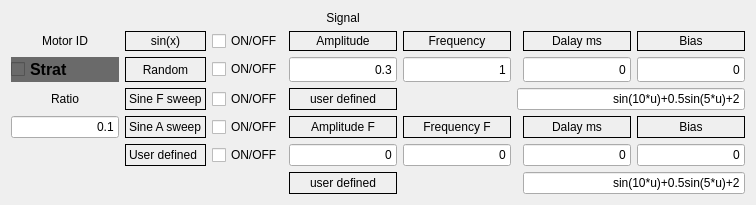
                <widget class="QWidget" name="tab_10">
                 <attribute name="title">
                  <string>Adaptive  Control</string>
                 </attribute>
                 <layout class="QGridLayout" name="gridLayout_9">
                  <item row="8" column="4">
                   <widget class="QLineEdit" name="lineEdit_AF">
                    <property name="sizePolicy">
                     <sizepolicy hsizetype="Expanding" vsizetype="Expanding">
                      <horstretch>0</horstretch>
                      <verstretch>0</verstretch>
                     </sizepolicy>
                    </property>
                    <property name="text">
                     <string>0</string>
                    </property>
                    <property name="alignment">
                     <set>Qt::AlignRight|Qt::AlignTrailing|Qt::AlignVCenter</set>
                    </property>
                   </widget>
                  </item>
                  <item row="6" column="4">
                   <widget class="QLabel" name="label_30">
                    <property name="sizePolicy">
                     <sizepolicy hsizetype="Preferred" vsizetype="Expanding">
                      <horstretch>0</horstretch>
                      <verstretch>0</verstretch>
                     </sizepolicy>
                    </property>
                    <property name="frameShape">
                     <enum>QFrame::Box</enum>
                    </property>
                    <property name="text">
                     <string>user defined</string>
                    </property>
                    <property name="alignment">
                     <set>Qt::AlignCenter</set>
                    </property>
                   </widget>
                  </item>
                  <item row="8" column="1">
                   <widget class="QLabel" name="label_user">
                    <property name="frameShape">
                     <enum>QFrame::Box</enum>
                    </property>
                    <property name="text">
                     <string>User defined</string>
                    </property>
                   </widget>
                  </item>
                  <item row="6" column="8" colspan="3">
                   <widget class="QLineEdit" name="lineEdit_user">
                    <property name="sizePolicy">
                     <sizepolicy hsizetype="Expanding" vsizetype="Expanding">
                      <horstretch>0</horstretch>
                      <verstretch>0</verstretch>
                     </sizepolicy>
                    </property>
                    <property name="text">
                     <string>sin(10*u)+0.5sin(5*u)+2</string>
                    </property>
                    <property name="alignment">
                     <set>Qt::AlignRight|Qt::AlignTrailing|Qt::AlignVCenter</set>
                    </property>
                   </widget>
                  </item>
                  <item row="8" column="3">
                   <widget class="QCheckBox" name="checkBox_user">
                    <property name="text">
                     <string>ON/OFF</string>
                    </property>
                   </widget>
                  </item>
                  <item row="9" column="9" colspan="2">
                   <widget class="QLineEdit" name="lineEdit_user_F">
                    <property name="sizePolicy">
                     <sizepolicy hsizetype="Expanding" vsizetype="Expanding">
                      <horstretch>0</horstretch>
                      <verstretch>0</verstretch>
                     </sizepolicy>
                    </property>
                    <property name="text">
                     <string>sin(10*u)+0.5sin(5*u)+2</string>
                    </property>
                    <property name="alignment">
                     <set>Qt::AlignRight|Qt::AlignTrailing|Qt::AlignVCenter</set>
                    </property>
                   </widget>
                  </item>
                  <item row="9" column="4">
                   <widget class="QLabel" name="label_35">
                    <property name="sizePolicy">
                     <sizepolicy hsizetype="Expanding" vsizetype="Expanding">
                      <horstretch>0</horstretch>
                      <verstretch>0</verstretch>
                     </sizepolicy>
                    </property>
                    <property name="frameShape">
                     <enum>QFrame::Box</enum>
                    </property>
                    <property name="text">
                     <string>user defined</string>
                    </property>
                    <property name="alignment">
                     <set>Qt::AlignCenter</set>
                    </property>
                   </widget>
                  </item>
                  <item row="7" column="10">
                   <widget class="QLabel" name="label_34">
                    <property name="sizePolicy">
                     <sizepolicy hsizetype="Preferred" vsizetype="Expanding">
                      <horstretch>0</horstretch>
                      <verstretch>0</verstretch>
                     </sizepolicy>
                    </property>
                    <property name="frameShape">
                     <enum>QFrame::Box</enum>
                    </property>
                    <property name="text">
                     <string>Bias</string>
                    </property>
                    <property name="alignment">
                     <set>Qt::AlignCenter</set>
                    </property>
                   </widget>
                  </item>
                  <item row="4" column="1">
                   <widget class="QLabel" name="label_sin">
                    <property name="sizePolicy">
                     <sizepolicy hsizetype="Expanding" vsizetype="Expanding">
                      <horstretch>0</horstretch>
                      <verstretch>0</verstretch>
                     </sizepolicy>
                    </property>
                    <property name="frameShape">
                     <enum>QFrame::Box</enum>
                    </property>
                    <property name="text">
                     <string>sin(x)</string>
                    </property>
                    <property name="alignment">
                     <set>Qt::AlignCenter</set>
                    </property>
                   </widget>
                  </item>
                  <item row="8" column="6">
                   <widget class="QLineEdit" name="lineEdit_FF">
                    <property name="sizePolicy">
                     <sizepolicy hsizetype="Expanding" vsizetype="Expanding">
                      <horstretch>0</horstretch>
                      <verstretch>0</verstretch>
                     </sizepolicy>
                    </property>
                    <property name="text">
                     <string>0</string>
                    </property>
                    <property name="alignment">
                     <set>Qt::AlignRight|Qt::AlignTrailing|Qt::AlignVCenter</set>
                    </property>
                   </widget>
                  </item>
                  <item row="8" column="9">
                   <widget class="QLineEdit" name="lineEdit_DF">
                    <property name="sizePolicy">
                     <sizepolicy hsizetype="Expanding" vsizetype="Expanding">
                      <horstretch>0</horstretch>
                      <verstretch>0</verstretch>
                     </sizepolicy>
                    </property>
                    <property name="text">
                     <string>0</string>
                    </property>
                    <property name="alignment">
                     <set>Qt::AlignRight|Qt::AlignTrailing|Qt::AlignVCenter</set>
                    </property>
                   </widget>
                  </item>
                  <item row="4" column="6">
                   <widget class="QLabel" name="label_26">
                    <property name="sizePolicy">
                     <sizepolicy hsizetype="Expanding" vsizetype="Expanding">
                      <horstretch>0</horstretch>
                      <verstretch>0</verstretch>
                     </sizepolicy>
                    </property>
                    <property name="frameShape">
                     <enum>QFrame::Box</enum>
                    </property>
                    <property name="text">
                     <string>Frequency</string>
                    </property>
                    <property name="alignment">
                     <set>Qt::AlignCenter</set>
                    </property>
                   </widget>
                  </item>
                  <item row="5" column="1">
                   <widget class="QLabel" name="label_Random">
                    <property name="frameShape">
                     <enum>QFrame::Box</enum>
                    </property>
                    <property name="text">
                     <string>Random</string>
                    </property>
                    <property name="alignment">
                     <set>Qt::AlignCenter</set>
                    </property>
                   </widget>
                  </item>
                  <item row="4" column="3">
                   <widget class="QCheckBox" name="checkBox_sin">
                    <property name="text">
                     <string>ON/OFF</string>
                    </property>
                   </widget>
                  </item>
                  <item row="4" column="9">
                   <widget class="QLabel" name="label_28">
                    <property name="frameShape">
                     <enum>QFrame::Box</enum>
                    </property>
                    <property name="text">
                     <string>Dalay ms</string>
                    </property>
                    <property name="alignment">
                     <set>Qt::AlignCenter</set>
                    </property>
                   </widget>
                  </item>
                  <item row="7" column="3">
                   <widget class="QCheckBox" name="checkBox_since_A">
                    <property name="text">
                     <string>ON/OFF</string>
                    </property>
                   </widget>
                  </item>
                  <item row="7" column="4">
                   <widget class="QLabel" name="label_31">
                    <property name="sizePolicy">
                     <sizepolicy hsizetype="Preferred" vsizetype="Expanding">
                      <horstretch>0</horstretch>
                      <verstretch>0</verstretch>
                     </sizepolicy>
                    </property>
                    <property name="frameShape">
                     <enum>QFrame::Box</enum>
                    </property>
                    <property name="text">
                     <string>Amplitude F</string>
                    </property>
                    <property name="alignment">
                     <set>Qt::AlignCenter</set>
                    </property>
                   </widget>
                  </item>
                  <item row="4" column="0">
                   <widget class="QLabel" name="label_MotorID">
                    <property name="sizePolicy">
                     <sizepolicy hsizetype="Expanding" vsizetype="Expanding">
                      <horstretch>0</horstretch>
                      <verstretch>0</verstretch>
                     </sizepolicy>
                    </property>
                    <property name="text">
                     <string>Motor ID</string>
                    </property>
                    <property name="alignment">
                     <set>Qt::AlignCenter</set>
                    </property>
                   </widget>
                  </item>
                  <item row="8" column="10">
                   <widget class="QLineEdit" name="lineEdit_BF">
                    <property name="sizePolicy">
                     <sizepolicy hsizetype="Expanding" vsizetype="Expanding">
                      <horstretch>0</horstretch>
                      <verstretch>0</verstretch>
                     </sizepolicy>
                    </property>
                    <property name="text">
                     <string>0</string>
                    </property>
                    <property name="alignment">
                     <set>Qt::AlignRight|Qt::AlignTrailing|Qt::AlignVCenter</set>
                    </property>
                   </widget>
                  </item>
                  <item row="5" column="10">
                   <widget class="QLineEdit" name="lineEdit_B">
                    <property name="sizePolicy">
                     <sizepolicy hsizetype="Preferred" vsizetype="Expanding">
                      <horstretch>0</horstretch>
                      <verstretch>0</verstretch>
                     </sizepolicy>
                    </property>
                    <property name="text">
                     <string>0</string>
                    </property>
                    <property name="alignment">
                     <set>Qt::AlignRight|Qt::AlignTrailing|Qt::AlignVCenter</set>
                    </property>
                   </widget>
                  </item>
                  <item row="7" column="1">
                   <widget class="QLabel" name="label_Sine_A">
                    <property name="frameShape">
                     <enum>QFrame::Box</enum>
                    </property>
                    <property name="text">
                     <string>Sine A sweep</string>
                    </property>
                   </widget>
                  </item>
                  <item row="5" column="4">
                   <widget class="QLineEdit" name="lineEdit_A">
                    <property name="sizePolicy">
                     <sizepolicy hsizetype="Expanding" vsizetype="Expanding">
                      <horstretch>0</horstretch>
                      <verstretch>0</verstretch>
                     </sizepolicy>
                    </property>
                    <property name="text">
                     <string>0.3</string>
                    </property>
                    <property name="alignment">
                     <set>Qt::AlignRight|Qt::AlignTrailing|Qt::AlignVCenter</set>
                    </property>
                   </widget>
                  </item>
                  <item row="6" column="3">
                   <widget class="QCheckBox" name="checkBox_Sine_F">
                    <property name="text">
                     <string>ON/OFF</string>
                    </property>
                   </widget>
                  </item>
                  <item row="5" column="3">
                   <widget class="QCheckBox" name="checkBox_Random">
                    <property name="text">
                     <string>ON/OFF</string>
                    </property>
                   </widget>
                  </item>
                  <item row="4" column="10">
                   <widget class="QLabel" name="label_29">
                    <property name="frameShape">
                     <enum>QFrame::Box</enum>
                    </property>
                    <property name="text">
                     <string>Bias</string>
                    </property>
                    <property name="alignment">
                     <set>Qt::AlignCenter</set>
                    </property>
                   </widget>
                  </item>
                  <item row="5" column="9">
                   <widget class="QLineEdit" name="lineEdit_D">
                    <property name="sizePolicy">
                     <sizepolicy hsizetype="Expanding" vsizetype="Expanding">
                      <horstretch>0</horstretch>
                      <verstretch>0</verstretch>
                     </sizepolicy>
                    </property>
                    <property name="text">
                     <string>0</string>
                    </property>
                    <property name="alignment">
                     <set>Qt::AlignRight|Qt::AlignTrailing|Qt::AlignVCenter</set>
                    </property>
                   </widget>
                  </item>
                  <item row="6" column="1">
                   <widget class="QLabel" name="label_Sine_F">
                    <property name="frameShape">
                     <enum>QFrame::Box</enum>
                    </property>
                    <property name="text">
                     <string>Sine F sweep</string>
                    </property>
                   </widget>
                  </item>
                  <item row="7" column="6">
                   <widget class="QLabel" name="label_32">
                    <property name="sizePolicy">
                     <sizepolicy hsizetype="Preferred" vsizetype="Expanding">
                      <horstretch>0</horstretch>
                      <verstretch>0</verstretch>
                     </sizepolicy>
                    </property>
                    <property name="frameShape">
                     <enum>QFrame::Box</enum>
                    </property>
                    <property name="text">
                     <string>Frequency F</string>
                    </property>
                    <property name="alignment">
                     <set>Qt::AlignCenter</set>
                    </property>
                   </widget>
                  </item>
                  <item row="9" column="6">
                   <spacer name="horizontalSpacer_3">
                    <property name="orientation">
                     <enum>Qt::Horizontal</enum>
                    </property>
                    <property name="sizeHint" stdset="0">
                     <size>
                      <width>40</width>
                      <height>20</height>
                     </size>
                    </property>
                   </spacer>
                  </item>
                  <item row="6" column="6">
                   <spacer name="horizontalSpacer_2">
                    <property name="orientation">
                     <enum>Qt::Horizontal</enum>
                    </property>
                    <property name="sizeHint" stdset="0">
                     <size>
                      <width>40</width>
                      <height>20</height>
                     </size>
                    </property>
                   </spacer>
                  </item>
                  <item row="0" column="4">
                   <widget class="QLabel" name="label_signal">
                    <property name="text">
                     <string>Signal</string>
                    </property>
                    <property name="alignment">
                     <set>Qt::AlignCenter</set>
                    </property>
                   </widget>
                  </item>
                  <item row="7" column="9">
                   <widget class="QLabel" name="label_33">
                    <property name="sizePolicy">
                     <sizepolicy hsizetype="Preferred" vsizetype="Expanding">
                      <horstretch>0</horstretch>
                      <verstretch>0</verstretch>
                     </sizepolicy>
                    </property>
                    <property name="frameShape">
                     <enum>QFrame::Box</enum>
                    </property>
                    <property name="text">
                     <string>Dalay ms</string>
                    </property>
                    <property name="alignment">
                     <set>Qt::AlignCenter</set>
                    </property>
                   </widget>
                  </item>
                  <item row="5" column="6">
                   <widget class="QLineEdit" name="lineEdit_F">
                    <property name="sizePolicy">
                     <sizepolicy hsizetype="Expanding" vsizetype="Expanding">
                      <horstretch>0</horstretch>
                      <verstretch>0</verstretch>
                     </sizepolicy>
                    </property>
                    <property name="text">
                     <string>1</string>
                    </property>
                    <property name="alignment">
                     <set>Qt::AlignRight|Qt::AlignTrailing|Qt::AlignVCenter</set>
                    </property>
                   </widget>
                  </item>
                  <item row="4" column="4">
                   <widget class="QLabel" name="label_27">
                    <property name="sizePolicy">
                     <sizepolicy hsizetype="Expanding" vsizetype="Expanding">
                      <horstretch>0</horstretch>
                      <verstretch>0</verstretch>
                     </sizepolicy>
                    </property>
                    <property name="frameShape">
                     <enum>QFrame::Box</enum>
                    </property>
                    <property name="text">
                     <string>Amplitude</string>
                    </property>
                    <property name="alignment">
                     <set>Qt::AlignCenter</set>
                    </property>
                   </widget>
                  </item>
                  <item row="5" column="0">
                   <widget class="QCheckBox" name="checkBox_Adaptive">
                    <property name="sizePolicy">
                     <sizepolicy hsizetype="Expanding" vsizetype="Expanding">
                      <horstretch>0</horstretch>
                      <verstretch>0</verstretch>
                     </sizepolicy>
                    </property>
                    <property name="font">
                     <font>
                      <pointsize>12</pointsize>
                      <weight>75</weight>
                      <bold>true</bold>
                     </font>
                    </property>
                    <property name="styleSheet">
                     <string notr="true">background-color: rgb(106, 106, 106);</string>
                    </property>
                    <property name="text">
                     <string>Strat</string>
                    </property>
                   </widget>
                  </item>
                  <item row="6" column="0">
                   <widget class="QLabel" name="label_Ratio">
                    <property name="sizePolicy">
                     <sizepolicy hsizetype="Expanding" vsizetype="Expanding">
                      <horstretch>0</horstretch>
                      <verstretch>0</verstretch>
                     </sizepolicy>
                    </property>
                    <property name="text">
                     <string>Ratio</string>
                    </property>
                    <property name="alignment">
                     <set>Qt::AlignCenter</set>
                    </property>
                   </widget>
                  </item>
                  <item row="7" column="0">
                   <widget class="QLineEdit" name="lineEdit_Ratio">
                    <property name="sizePolicy">
                     <sizepolicy hsizetype="Expanding" vsizetype="Expanding">
                      <horstretch>0</horstretch>
                      <verstretch>0</verstretch>
                     </sizepolicy>
                    </property>
                    <property name="text">
                     <string>0.1</string>
                    </property>
                    <property name="alignment">
                     <set>Qt::AlignRight|Qt::AlignTrailing|Qt::AlignVCenter</set>
                    </property>
                   </widget>
                  </item>
                 </layout>
                </widget>
